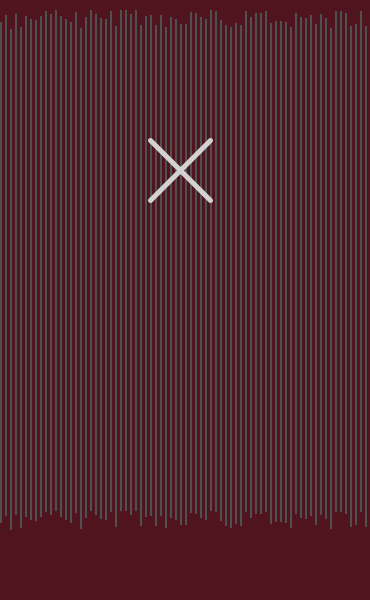
Frame 1 (no input)
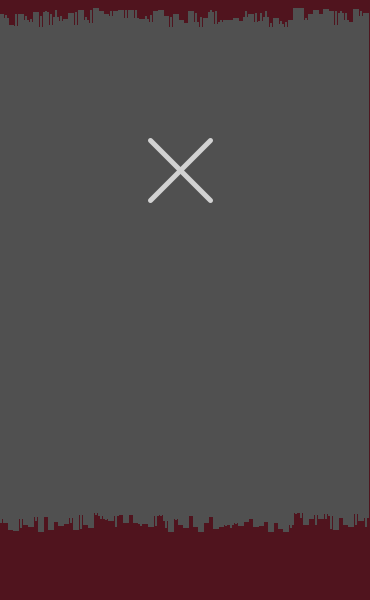
Frame 2 (the mouse pressed at the canvas centre, redrawn once)

The Processing sketch that drew these frames (run headless with seeded random() and noise(); the mouse was pressed at the canvas centre and the sketch redrawn once):

// Processing sketch: processing_28897
// ── processing_28897.pde

void setup () {
  size (370, 600);
  background (80,20,30);
  smooth ();
  noLoop ();
}


 
void draw () {
  
  stroke (80);
  for (int i=0; i < width; i += 5) {
  float r = random (10, 30);
  rect (i, r, 1, 500);
 
}
 
 
  stroke (210);
  strokeWeight (5);
  line (150, 140, 210, 200);
  line (210, 140, 150, 200);
 
  }



 
    
